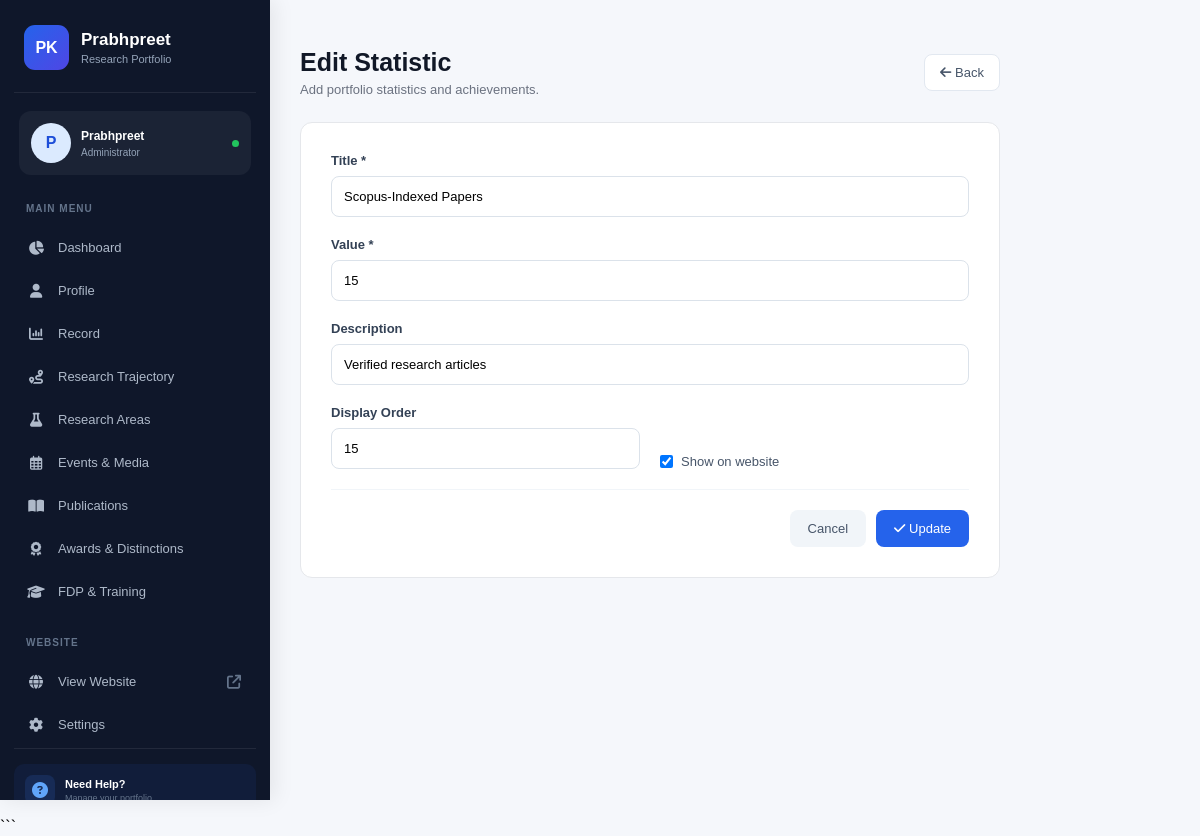
Page /statistics/edit/2/ on the committed database.
### myapp/models.py (models this page shows, shortened)
class Statistic(models.Model):
    title = models.CharField(max_length=200)
    value = models.CharField(max_length=100)
    description = models.CharField(max_length=300, blank=True)
    order = models.PositiveIntegerField(default=0)
    is_active = models.BooleanField(default=True)
    class Meta:
        ordering = ['order']

### myapp/views.py (the view, shortened to what this page needs)
# urls.py: path('statistics/edit/<int:id>/', views.edit_statistic, name='edit_statistic'),
def edit_statistic(request, id):
    statistic = get_object_or_404(Statistic, id=id)
    return render(request, 'statistic_form.html', {'statistic': statistic})

### templates/statistic_form.html (shortened to what this page needs)
{% extends 'sidebar.html' %}
{% block content %}
<div class="form-container">
    <div class="heading">
        <div>
            <h1>{% if statistic %}Edit Statistic{% else %}Add Statistic{% endif %}</h1>
            <p>Add portfolio statistics and achievements.</p>
        </div>
        <a href="{% url 'statistics' %}" class="back"><i class="fa-solid fa-arrow-left"></i> Back</a>
    </div>
    <form method="POST">
        <div class="form-card">
            <div class="form-group">
                <label>Title *</label>
                <input type="text" name="title" value="{{ statistic.title|default:'' }}" placeholder="e.g. Research Papers" required>
            </div>
            <div class="form-group">
                <label>Value *</label>
                <input type="text" name="value" value="{{ statistic.value|default:'' }}" placeholder="e.g. 50+" required>
            </div>
            <div class="form-group">
                <label>Description</label>
                <input type="text" name="description" value="{{ statistic.description|default:'' }}" placeholder="e.g. Published in reputed journals">
            </div>
            <div class="row">
                <div class="form-group">
                    <label>Display Order</label>
                    <input type="number" name="order" value="{{ statistic.order|default:'0' }}" min="0">
                </div>
                <div class="checkbox">
                    <input type="checkbox" name="is_active" id="active" {% if not statistic or statistic.is_active %}checked{% endif %}>
                    <label for="active">Show on website</label>
                </div>
            </div>
            <div class="bottom-actions">
                <a href="{% url 'statistics' %}" class="cancel">Cancel</a>
                <button type="submit" class="save"><i class="fa-solid fa-check"></i> {% if statistic %}Update{% else %}Save{% endif %}</button>
            </div>
        </div>
    </form>
</div>
{% endblock %}

### templates/sidebar.html (style rules this page uses)
* { margin:0;padding:0;box-sizing:border-box }
body { font-family:Arial,sans-serif;background:#f5f7fb }

### templates/statistic_form.html (style rules this page uses)
.form-container { max-width:700px }
.heading { display:flex;align-items:center;justify-content:space-between;margin-bottom:25px }
.heading h1 { font-size:25px;color:#111827 }
.heading p { font-size:13px;color:#6b7280;margin-top:5px }
.back { padding:10px 15px;background:#fff;border:1px solid #e2e8f0;border-radius:8px;text-decoration:none;color:#475569;font-size:13px }
.form-card { background:#fff;border:1px solid #e5e7eb;border-radius:12px;padding:30px }
.form-group { margin-bottom:20px }
.form-group label { display:block;margin-bottom:8px;color:#334155;font-size:13px;font-weight:600 }
.form-group input { width:100%;padding:12px;border:1px solid #dbe2ea;border-radius:8px;outline:none;font-size:13px }
.row { display:grid;grid-template-columns:1fr 1fr;gap:20px }
.checkbox { display:flex;align-items:center;gap:8px;padding-top:28px;font-size:13px;color:#475569 }
.bottom-actions { display:flex;justify-content:flex-end;gap:10px;border-top:1px solid #f1f5f9;padding-top:20px }
.cancel,.save { padding:11px 18px;border:0;border-radius:8px;text-decoration:none;cursor:pointer;font-size:13px }
.cancel { background:#f1f5f9;color:#475569 }
.save { background:#2563eb;color:#fff }

### rows in the picture
Statistic: title "Scopus-Indexed Papers", value "15", description "Verified research articles", order "15", is_active "☑"
